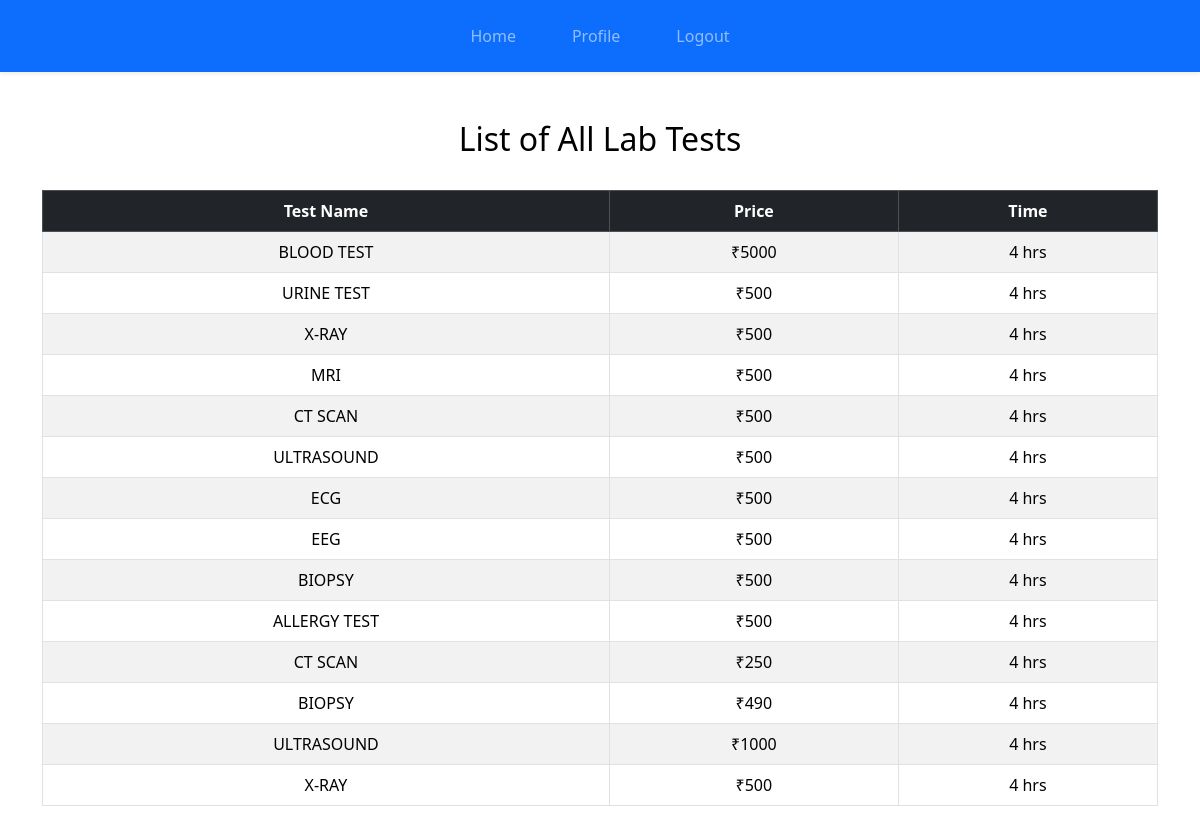
/labreports/all_tests/ (signed in), run on the app's committed database.
### labreports/models.py (models this page shows, shortened)
class Lab_test(models.Model):
    All_lab_tests = [
        ("BLOOD TEST", "Blood Test"),
        ("URINE TEST", "Urine Test"),
        ("X-RAY", "X-Ray"),
        ("MRI", "MRI"),
        ("CT SCAN", "CT Scan"),
        ("ULTRASOUND", "Ultrasound"),
        ("ECG", "ECG"),
        ("EEG", "EEG"),
        ("BIOPSY", "Biopsy"),
        ("ALLERGY TEST", "Allergy Test"),
    ]
    test_result=[
        ('pending','Pending'),
        ('ongoing','Ongoing'),
        ('completed','Completed')
    ]
    test_range = [
        ('nil','Nil'),
        ('positive','Positive'),
        ('negative','Negative'),
        ('normal','Normal'),
        ('abnormal','Abnormal')
    ]
    reffered_by = models.ForeignKey(Alldoctors,on_delete=models.CASCADE)
    patient_name = models.ForeignKey(UserDetails,on_delete=models.CASCADE)
    lab_test = models.CharField(max_length=100, choices=All_lab_tests)
    lab_results = models.CharField(max_length=500, choices=test_result,default='ongoing')
    created_at = models.DateTimeField(auto_now_add=True)
    result_range = models.CharField(max_length=100, choices=test_range,default='Nil')
    result_description = models.TextField(max_length=500)
    test_cost = models.IntegerField(default=500)
    test_duration = models.CharField(max_length=50, default="4 hrs")

### labreports/views.py (the view)
# urls.py: path('all_tests/', views.all_tests, name='all_tests'),
@login_required(login_url="login")
def all_tests(request):
    tests = Lab_test.objects.all()
    return render(request, 'labreports/all_tests.html', {'tests': tests})

### labreports/context_processors.py (called while the page is built)
def labtech_context(request):
    if request.user.is_authenticated:
        labtech = getattr(request.user, 'lab_report', None)
    else:
        labtech = None
    return {'labtech': labtech}

### templates/labreports/all_tests.html
{% extends 'base.html' %}
{% block content %}
<div class="container mt-4">
    <div class="p-4 text-black text-center">
        <h2>List of All Lab Tests</h2>
    </div>
    <table class="table table-bordered table-striped text-center">
 <thead class="table-dark">
        <tr>
            <th>Test Name</th>
            <th>Price</th>
            <th>Time</th>
        </tr>
    </thead>
        {% for test in tests %}
        <tr>
            <td>{{ test.lab_test }}</td>
            <td>₹{{ test.test_cost }}</td>
            <td>{{ test.test_duration }}</td>
        </tr>
        {% endfor %}
    </table>
</div>
{% endblock %}

### data on the page
Lab_test: lab_test "BLOOD TEST", test_cost "5000", test_duration "4 hrs"
Lab_test: lab_test "URINE TEST", test_cost "500", test_duration "4 hrs"
Lab_test: lab_test "X-RAY", test_cost "500", test_duration "4 hrs"
Lab_test: lab_test "MRI", test_cost "500", test_duration "4 hrs"
Lab_test: lab_test "CT SCAN", test_cost "500", test_duration "4 hrs"
Lab_test: lab_test "ULTRASOUND", test_cost "500", test_duration "4 hrs"
Lab_test: lab_test "ECG", test_cost "500", test_duration "4 hrs"
Lab_test: lab_test "EEG", test_cost "500", test_duration "4 hrs"
Lab_test: lab_test "BIOPSY", test_cost "500", test_duration "4 hrs"
Lab_test: lab_test "ALLERGY TEST", test_cost "500", test_duration "4 hrs"
Lab_test: lab_test "CT SCAN", test_cost "250", test_duration "4 hrs"
Lab_test: lab_test "BIOPSY", test_cost "490", test_duration "4 hrs"
Lab_test: lab_test "ULTRASOUND", test_cost "1000", test_duration "4 hrs"
Lab_test: lab_test "X-RAY", test_cost "500", test_duration "4 hrs"
